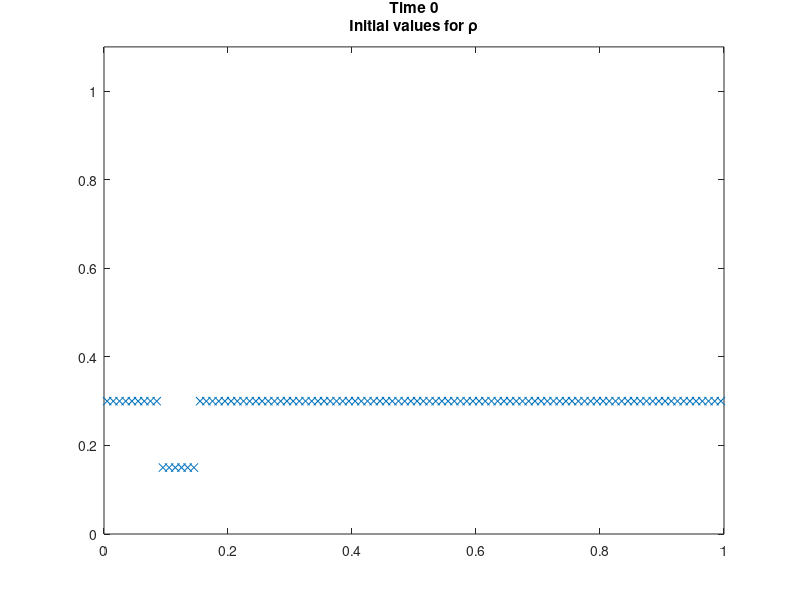

Reproduce this figure in MATLAB. (Note: this script raises an error after producing the figure.)
N = 100;
a = 0;
b = 1;
dx = (b-a)/N;
t = 0;

x = (a+dx/2:dx:b-dx/2);

p0 = 0.3*ones(1,N);
p0(10:15) = 1/2*p0(10:15);

figure
plot(x,p0,'x')
title({['Time ',num2str(t)];'Initial values for \rho'})
axis([a b 0 1.1])
pause

dt = get_dt(p0,dx);
p = godunovStep(p0,dt,dx);
for i = 1:2*N
    
    t = t+dt;
    plot(x,p,'x');
    title({['Time ',num2str(t)];'Values for \rho'})
    axis([a b 0 0.5])
    pause(dt);
    
    dt = get_dt(p,dx);
    p = godunovStep(p,dt,dx);
    
end